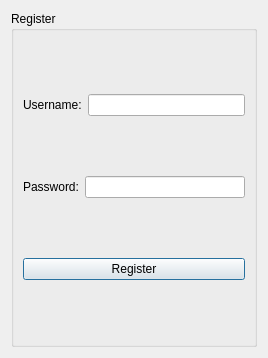
<?xml version="1.0" encoding="UTF-8"?>
<ui version="4.0">
 <class>Registerwindow</class>
 <widget class="QDialog" name="Registerwindow">
  <property name="geometry">
   <rect>
    <x>0</x>
    <y>0</y>
    <width>268</width>
    <height>358</height>
   </rect>
  </property>
  <property name="windowTitle">
   <string>DiffPass</string>
  </property>
  <layout class="QGridLayout" name="gridLayout">
   <item row="0" column="0">
    <widget class="QGroupBox" name="groupBox">
     <property name="title">
      <string>Register</string>
     </property>
     <layout class="QVBoxLayout" name="verticalLayout">
      <item>
       <layout class="QHBoxLayout" name="horizontalLayout">
        <item>
         <widget class="QLabel" name="label">
          <property name="text">
           <string>Username:</string>
          </property>
         </widget>
        </item>
        <item>
         <widget class="QLineEdit" name="lineEdit_username"/>
        </item>
       </layout>
      </item>
      <item>
       <layout class="QHBoxLayout" name="horizontalLayout_2">
        <item>
         <widget class="QLabel" name="label_2">
          <property name="text">
           <string>Password:</string>
          </property>
         </widget>
        </item>
        <item>
         <widget class="QLineEdit" name="lineEdit_password">
          <property name="echoMode">
           <enum>QLineEdit::Password</enum>
          </property>
         </widget>
        </item>
       </layout>
      </item>
      <item>
       <layout class="QHBoxLayout" name="horizontalLayout_4">
        <item>
         <widget class="QPushButton" name="Registerbutton">
          <property name="text">
           <string>Register</string>
          </property>
         </widget>
        </item>
       </layout>
      </item>
     </layout>
    </widget>
   </item>
  </layout>
 </widget>
 <resources/>
 <connections/>
</ui>
